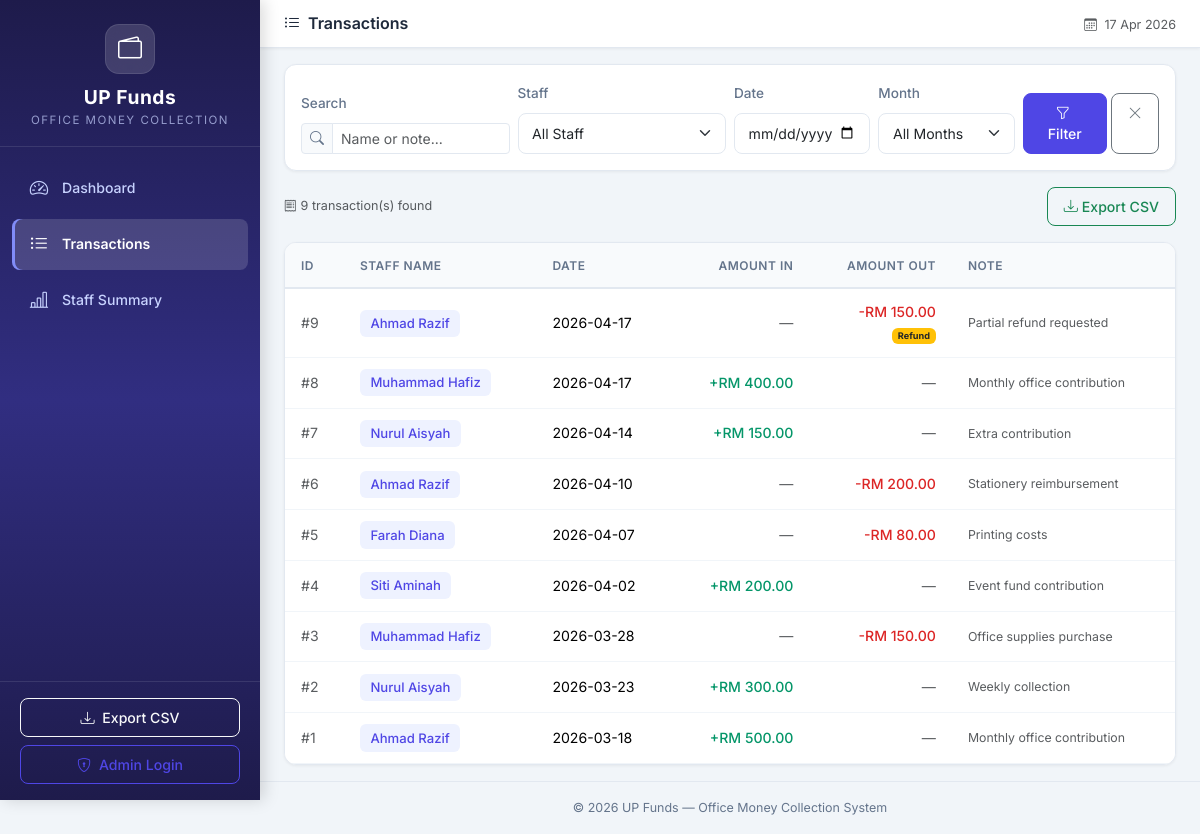
The app's page /transactions, older data.
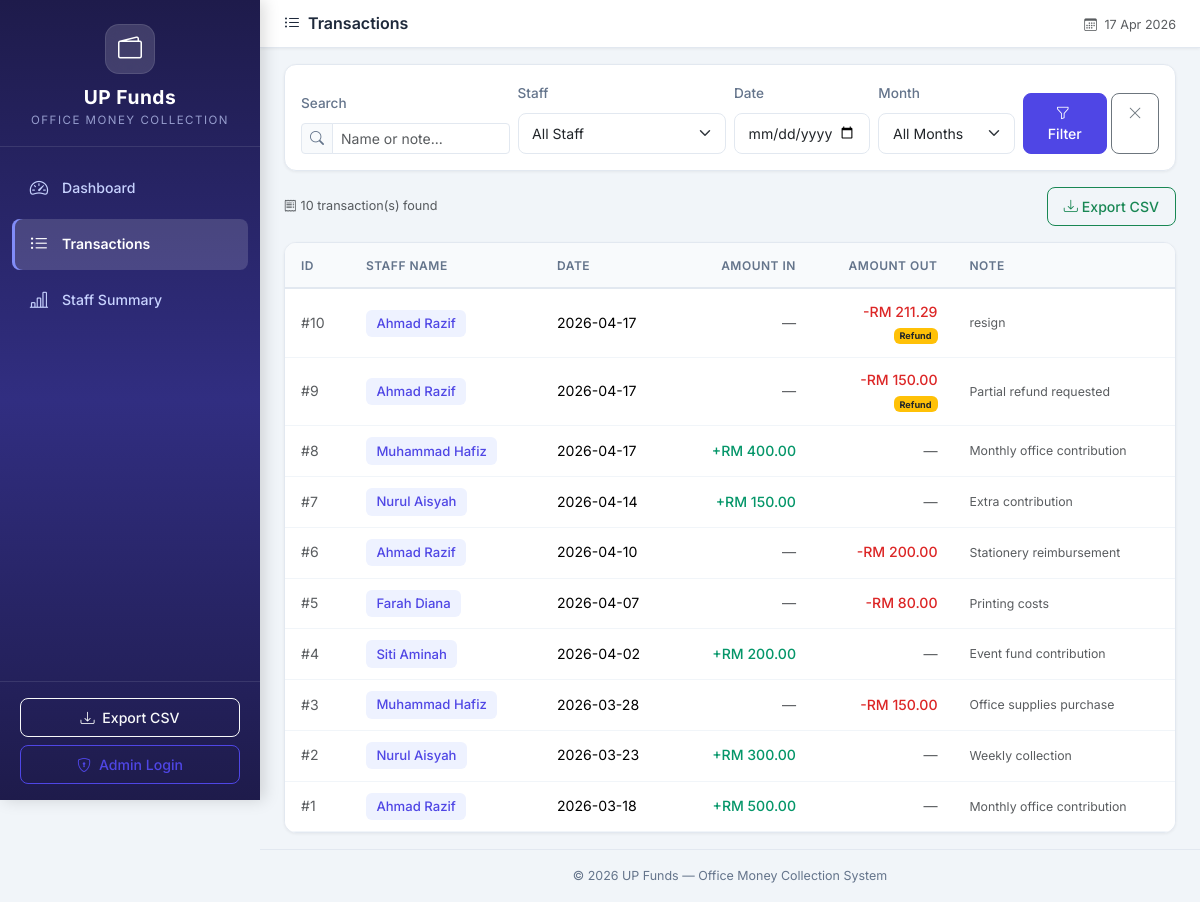
The same page, newer data.
### tables this page shows
CREATE TABLE cash_records (
            id INTEGER PRIMARY KEY AUTOINCREMENT,
            staff_id INTEGER NOT NULL,
            record_date DATE NOT NULL,
            amount_in REAL DEFAULT 0.00,
            amount_out REAL DEFAULT 0.00,
            expense_type TEXT DEFAULT 'shared',
            note TEXT DEFAULT '',
            created_at TIMESTAMP DEFAULT CURRENT_TIMESTAMP,
            updated_at TIMESTAMP DEFAULT CURRENT_TIMESTAMP,
            FOREIGN KEY (staff_id) REFERENCES staff(id)
        );

CREATE TABLE staff (
            id INTEGER PRIMARY KEY AUTOINCREMENT,
            name TEXT NOT NULL UNIQUE,
            is_active INTEGER DEFAULT 1,
            created_at TIMESTAMP DEFAULT CURRENT_TIMESTAMP
        );

### app.py (the view)
@app.route('/transactions')
def transactions():
    conn = get_db_connection()
    staff_filter = request.args.get('staff', '')
    date_filter = request.args.get('date', '')
    month_filter = request.args.get('month', '')
    search_query = request.args.get('search', '')
    query = '''
        SELECT cr.*, s.name as staff_name
        FROM cash_records cr
        JOIN staff s ON cr.staff_id = s.id
        WHERE 1=1
    '''
    params = []
    if staff_filter:
        query += ' AND cr.staff_id = ?'
        params.append(staff_filter)
    if date_filter:
        query += ' AND cr.record_date = ?'
        params.append(date_filter)
    if month_filter:
        query += " AND strftime('%Y-%m', cr.record_date) = ?"
        params.append(month_filter)
    if search_query:
        query += ' AND (s.name LIKE ? OR cr.note LIKE ?)'
        params.extend([f'%{search_query}%', f'%{search_query}%'])
    query += ' ORDER BY cr.record_date DESC, cr.id DESC'
    records = conn.execute(query, params).fetchall()
    staff_list = conn.execute('SELECT * FROM staff ORDER BY name').fetchall()
    months = conn.execute('''
        SELECT DISTINCT strftime('%Y-%m', record_date) as month
        FROM cash_records
        ORDER BY month DESC
    ''').fetchall()
    conn.close()
    return render_template('transactions.html',
                           records=records,
                           staff_list=staff_list,
                           months=months,
                           staff_filter=staff_filter,
                           date_filter=date_filter,
                           month_filter=month_filter,
                           search_query=search_query)

### app.py (called while the page is built)
@app.context_processor
def inject_now():
    is_admin = session.get('role') == 'admin'
    return {'now': datetime.now(), 'is_admin': is_admin}

### database.py (called while the page is built)
def get_db_connection():
    conn = sqlite3.connect(DATABASE_PATH)
    conn.row_factory = sqlite3.Row  # Access columns by name
    conn.execute("PRAGMA foreign_keys = ON")  # Enable foreign key support
    return conn

### templates/transactions.html (shortened to what this page needs)
{% extends 'base.html' %}
{% block page_title %}
    <i class="bi bi-list-ul me-2"></i>Transactions
{% endblock %}
{% block content %}
<div class="card content-card mb-3">
    <div class="card-body">
        <form method="GET" action="{{ url_for('transactions') }}" class="row g-2 align-items-end">
            <div class="col-md-3">
                <label class="form-label small fw-medium">Search</label>
                <div class="input-group input-group-sm">
                    <span class="input-group-text"><i class="bi bi-search"></i></span>
                    <input type="text" class="form-control" name="search"
                           placeholder="Name or note..." value="{{ search_query }}">
                </div>
            </div>
            <div class="col-md-3">
                <label class="form-label small fw-medium">Staff</label>
                <select class="form-select form-select-sm" name="staff">
                    <option value="">All Staff</option>
                </select>
            </div>
            <div class="col-md-2">
                <label class="form-label small fw-medium">Date</label>
                <input type="date" class="form-control form-control-sm" name="date" value="{{ date_filter }}">
            </div>
            <div class="col-md-2">
                <label class="form-label small fw-medium">Month</label>
                <select class="form-select form-select-sm" name="month">
                    <option value="">All Months</option>
                </select>
            </div>
            <div class="col-md-2 d-flex gap-1">
                <button type="submit" class="btn btn-primary btn-sm flex-fill">
                    <i class="bi bi-funnel me-1"></i>Filter
                </button>
                <a href="{{ url_for('transactions') }}" class="btn btn-outline-secondary btn-sm">
                    <i class="bi bi-x-lg"></i>
                </a>
            </div>
        </form>
    </div>
</div>
<div class="d-flex justify-content-between align-items-center mb-3">
    <span class="text-muted small">
        <i class="bi bi-receipt me-1"></i>{{ records|length }} transaction(s) found
    </span>
    <div class="d-flex gap-2">
        <a href="{{ url_for('export_csv') }}" class="btn btn-outline-success btn-sm">
            <i class="bi bi-download me-1"></i>Export CSV
        </a>
    </div>
</div>
<div class="card content-card">
    <div class="card-body p-0">
        {% if records %}
        <div class="table-responsive">
            <table class="table table-hover mb-0" id="transactionsTable">
                <thead>
                    <tr>
                        <th>ID</th>
                        <th>Staff Name</th>
                        <th>Date</th>
                        <th class="text-end">Amount In</th>
                        <th class="text-end">Amount Out</th>
                        <th>Note</th>
                    </tr>
                </thead>
                <tbody>
                    {% for record in records %}
                    <tr>
                        <td class="text-muted">#{{ record['id'] }}</td>
                        <td>
                            <span class="staff-badge">{{ record['staff_name'] }}</span>
                        </td>
                        <td>{{ record['record_date'] }}</td>
                        <td class="text-end">
                            {% if record['amount_in'] > 0 %}
                                <span class="amount-in fw-medium">+RM {{ "%.2f"|format(record['amount_in']) }}</span>
                            {% else %}
                                <span class="text-muted">—</span>
                            {% endif %}
                        </td>
                        <td class="text-end">
                            {% if record['amount_out'] > 0 %}
                                <span class="amount-out fw-medium">-RM {{ "%.2f"|format(record['amount_out']) }}</span>
                                {% if record['expense_type'] == 'personal' %}
                                    <br><span class="badge bg-warning text-dark" style="font-size: 0.65em;">Refund</span>
                                {% endif %}
                            {% else %}
                                <span class="text-muted">—</span>
                            {% endif %}
                        </td>
                        <td class="text-muted small">{{ record['note'][:40] }}{{ '...' if record['note']|length > 40 }}</td>
                    </tr>
                    {% endfor %}
                </tbody>
            </table>
        </div>
        {% endif %}
    </div>
</div>
{% endblock %}

### templates/base.html (shortened to what this page needs)
<!DOCTYPE html>
<html lang="en">
<head>
    <link href="https://cdn.jsdelivr.net/npm/bootstrap@5.3.3/dist/css/bootstrap.min.css" rel="stylesheet">
    <link href="https://cdn.jsdelivr.net/npm/bootstrap-icons@1.11.3/font/bootstrap-icons.min.css" rel="stylesheet">
    <link href="{{ url_for('static', filename='css/style.css') }}" rel="stylesheet">
</head>
<body>
    <nav id="sidebar" class="sidebar">
        <div class="sidebar-header">
            <div class="brand-icon">
                <i class="bi bi-wallet2"></i>
            </div>
            <h4 class="brand-title">UP Funds</h4>
            <p class="brand-subtitle">Office Money Collection</p>
        </div>
        <ul class="sidebar-nav">
            <li class="nav-item">
                <a href="{{ url_for('dashboard') }}"
                   class="nav-link {% if request.endpoint == 'dashboard' %}active{% endif %}">
                    <i class="bi bi-speedometer2"></i>
                    <span>Dashboard</span>
                </a>
            </li>
            <li class="nav-item">
                <a href="{{ url_for('transactions') }}"
                   class="nav-link {% if request.endpoint == 'transactions' %}active{% endif %}">
                    <i class="bi bi-list-ul"></i>
                    <span>Transactions</span>
                </a>
            </li>
            <li class="nav-item">
                <a href="{{ url_for('staff_summary') }}"
                   class="nav-link {% if request.endpoint == 'staff_summary' %}active{% endif %}">
                    <i class="bi bi-bar-chart-line"></i>
                    <span>Staff Summary</span>
                </a>
            </li>
        </ul>
        <div class="sidebar-footer">
            <a href="{{ url_for('export_csv') }}" class="btn btn-outline-light btn-sm w-100 mb-2">
                <i class="bi bi-download me-1"></i> Export CSV
            </a>
            {% if is_admin %}
                <a href="{{ url_for('logout') }}" class="btn btn-outline-danger btn-sm w-100">
                    <i class="bi bi-box-arrow-left me-1"></i> Logout
                </a>
            {% else %}
                <a href="{{ url_for('login') }}" class="btn btn-outline-primary btn-sm w-100">
                    <i class="bi bi-shield-lock me-1"></i> Admin Login
                </a>
            {% endif %}
        </div>
    </nav>
    <div class="main-content">
        <div class="topbar">
            <h5 class="topbar-title mb-0">{% block page_title %}Dashboard{% endblock %}</h5>
            <div class="topbar-right">
                <span class="text-muted small">
                    <i class="bi bi-calendar3 me-1"></i>
                    {{ now.strftime('%d %b %Y') if now else '' }}
                </span>
            </div>
        </div>
        <div class="container-fluid px-4 py-3">
            {% block content %}{% endblock %}
        </div>
        <footer class="app-footer">
            <p class="mb-0">&copy; 2026 UP Funds — Office Money Collection System</p>
        </footer>
    </div>
</body>
</html>

Row changes from the older to the newer data that the page shows:
added cash_records: id "10", staff_name "Ahmad Razif", record_date "2026-04-17", amount_out "211.29", expense_type "Refund", note "resign"
Text that changed along with them:
{{ records|length }}: "9" → "10"
